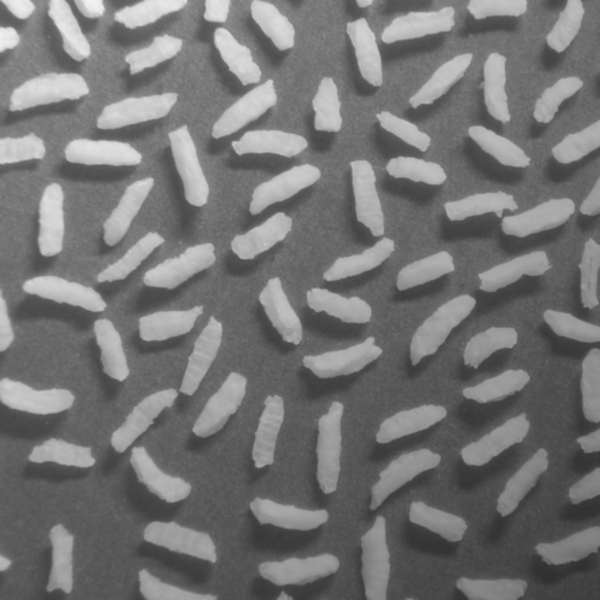
#> input picture images/riceBGgradient.tif, 600 x 600 px
$ jupyter execute 'Practica 3.ipynb'
#> lines starting #> are read from the running program, lines starting #| are printed output that depends on the picture; after the words box and inside, x2 and y2 are one past the last pixel; in counts of white or black regions, pixels touching at a corner belong together
# Practica 3 - TIV

[cell 1]
import numpy as np
import matplotlib.pyplot as plt

from PIL import Image

from scipy.ndimage import convolve, correlate, uniform_filter, gaussian_filter, median_filter, rotate
from scipy.ndimage import prewitt, sobel, laplace

from skimage import filters
from skimage.data import camera
from skimage.util import random_noise
from skimage import feature, color, data, util, exposure
from skimage.morphology import (square, rectangle, diamond, disk, cube,
                                octahedron, ball, octagon, star,
                                binary_erosion, binary_dilation, binary_opening, binary_closing,
                               remove_small_holes, label, convex_hull_image, skeletonize, thin, reconstruction,
                               opening, closing, dilation, erosion)
from skimage.filters import threshold_otsu

 ### 1) Leer y representar la imagen riceBGgradient.tif

[cell 2]
image_path = 'images/riceBGgradient.tif'
img1 = Image.open(image_path)
#> img1 is the input picture: PIL image 600x600 L; min 47, max 243, mean 116.4

# Se exploran algunas propiedades de la imagen a procesar
print('Formato:', img1.format)
#| Formato: TIFF
print('Dimensiones:', img1.size)
#| Dimensiones: (600, 600)
print('Modo de color:', img1.mode)
#| Modo de color: L

# Visualización de la imagen
plt.figure()
plt.imshow(img1, cmap='gray')

### 2) Intenta separar los granos del fondo estableciendo un umbral

[cell 3]
# Convertimos la imagen a un array de NumPy.
image_array = np.array(img1)

# Calculamos y representamos el histograma.
hist_values, hist_bins = exposure.histogram(image_array, normalize=False)
#> hist_values = 197 values, max 6008 at index 42, min 2 at index 196, mean 1827.4; hist_bins = 197 values from 47 to 243
plt.plot(hist_bins, hist_values)
plt.axis([0, 255, 0, 1.01 * hist_values.max()])
plt.title('Distribución de Intensidades')
plt.xlabel('Valor (intensidad)')
plt.ylabel('Frecuencias relativas')
plt.grid()
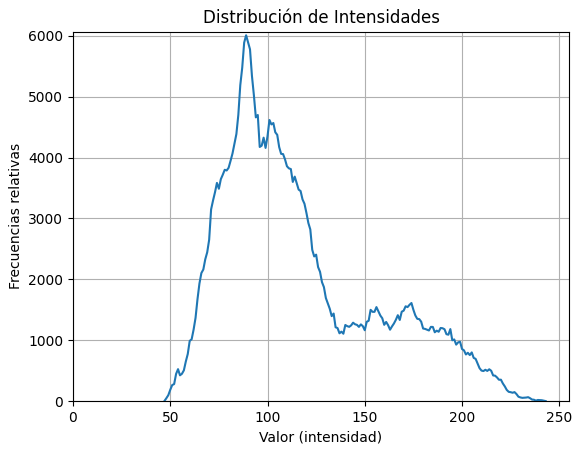
#> figure drawn by matplotlib, 1 panel; curve peaks at x = 89, y = 6008

Observamos que los valores de intensidad en la imagen se encuentran mayormente en el rango de 50 a 250. Utilizando esta información, podemos establecer un umbral mediante la creación de una máscara. Este umbral actuará como un filtro, identificando y preservando los píxeles cuyos valores de intensidad caen dentro de este rango, mientras que los demás serán suprimidos. Este enfoque de umbralización nos permite resaltar características específicas de la imagen basadas en su nivel de intensidad, facilitando la segmentación y destacando áreas de interés.

[cell 4]
# Definimos los umbrales para la máscara.
threshold_min, threshold_max = 143, 255

# Creamos una máscara utilizando la operación lógica AND.
binary_mask = np.logical_and(image_array > threshold_min, image_array < threshold_max)
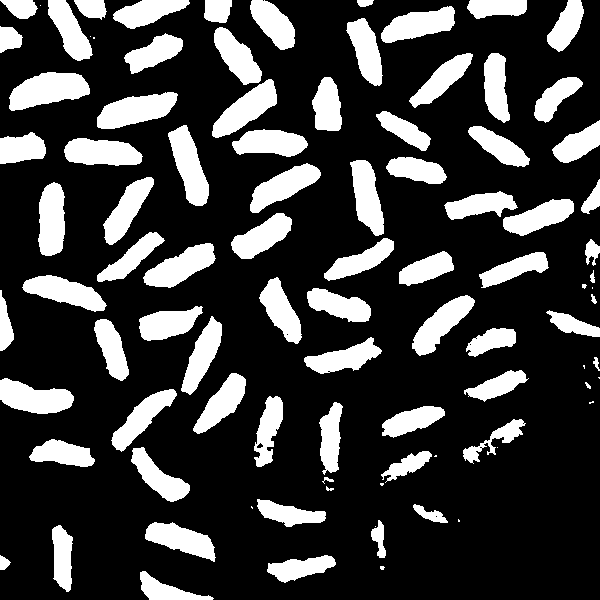
#> binary_mask: shape (600, 600) bool; 23.9% white; 94 white regions (15 under 20 px), largest, box (x1, y1, x2, y2) and area: (9, 72, 90, 111) 2077, (97, 92, 178, 129) 1879, (168, 125, 209, 206) 1779

# Aplicamos la máscara a la imagen original.
segmented_image = image_array * binary_mask

# Visualización de la máscara y la imagen transformada.
plt.figure(figsize=(8, 8))
plt.subplot(121)
plt.imshow(binary_mask, cmap='gray')
plt.title('Área de Interés')
plt.subplot(122)
plt.imshow(segmented_image, cmap='gray')
plt.title('Imagen Segmentada')
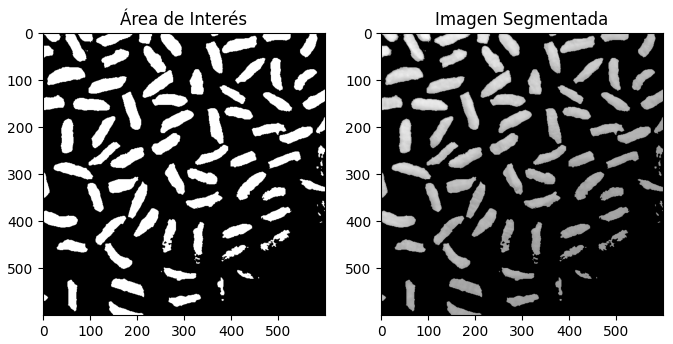
#> figure drawn by matplotlib, 2 panels

El valor mínimo necesario para que el fondo de la máscara esté completamente cubierto es 140. No obstante, al establecer este valor como umbral, observamos que los granos de arroz en la esquina inferior derecha comienzan a desaparecer. Esto se debe a que, en la imagen original, esta esquina es la más oscura, y al fijar un umbral tan alto, se excluyen los granos de arroz que pertenecen a esa región más oscura.

Como no hemos conseguido lo que queremos teniendo en cuenta los valores del histograma, voy a intentar hacer otras pruebas con diferentes umbrales a ver si consigo sacar un mejor resultado.

[cell 5]
# Seleccionamos los umbrales para crear la máscara que extraerá los granos de arroz.
threshold_1, threshold_2 = 50, 175

# Creamos la máscara mediante la operación lógica NOT y AND.
rice_mask = np.logical_not(np.logical_and(image_array[:, :] >= threshold_1, image_array[:, :] <= threshold_2))
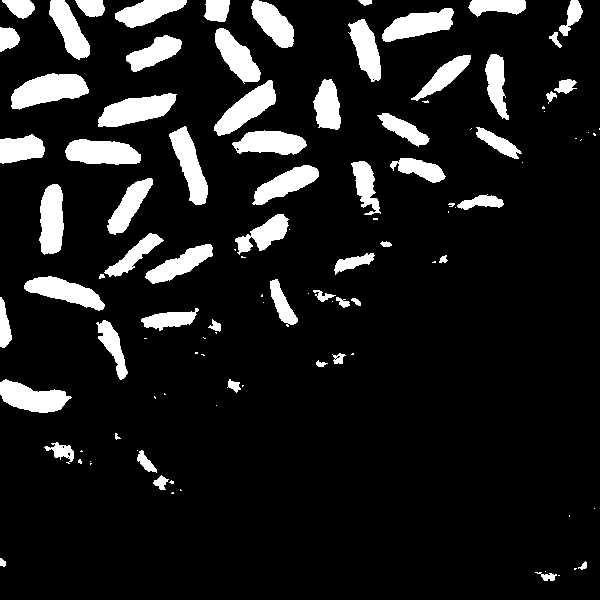
#> rice_mask: shape (600, 600) bool; 11.8% white; 107 white regions (45 under 20 px), largest, box (x1, y1, x2, y2) and area: (11, 73, 89, 110) 1816, (98, 93, 177, 127) 1632, (65, 139, 141, 165) 1529

[cell 6]
# Visualización de la máscara.
plt.imshow(rice_mask, cmap='gray')
plt.title('Máscara de Granos de Arroz')
plt.show()

[cell 7]
# Multiplicación de la máscara con la imagen original para extraer los granos.
rice_extracted_image = np.multiply(image_array, rice_mask)
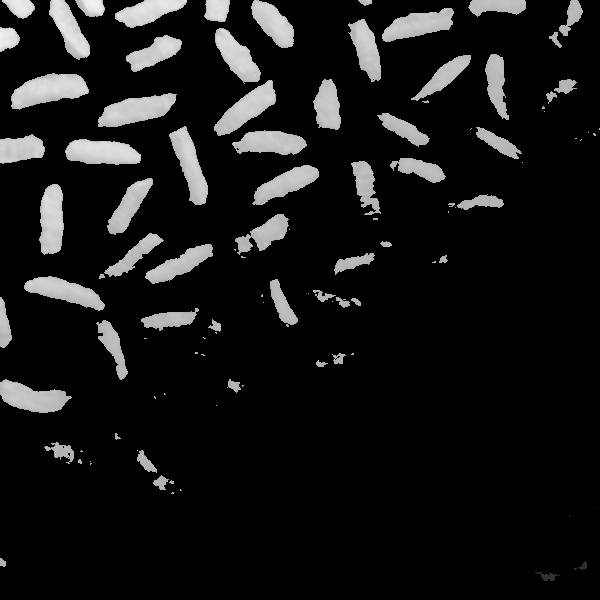
#> rice_extracted_image: shape (600, 600); min 0, max 243, mean 22.9

# Visualización de la imagen con los granos de arroz resaltados.
plt.imshow(rice_extracted_image, cmap='gray')
plt.title('Extracción de Granos de Arroz')
plt.show()

[cell 8]
# Seleccionamos los umbrales para crear la máscara que extraerá los granos de arroz.
threshold_1, threshold_2 = 50, 200

# Creamos la máscara mediante la operación lógica NOT y AND.
rice_mask_updated = np.logical_not(np.logical_and(image_array[:, :] >= threshold_1, image_array[:, :] <= threshold_2))
#> rice_mask_updated: shape (600, 600) bool; 3.8% white; 67 white regions (37 under 20 px), largest, box (x1, y1, x2, y2) and area: (13, 75, 88, 105) 1272, (66, 140, 140, 162) 1147, (116, 0, 187, 27) 1033

# Multiplicamos la máscara con la imagen original para extraer los granos de arroz.
rice_extracted_image_updated = np.multiply(image_array, rice_mask_updated)

# Visualización de la imagen con los granos de arroz resaltados mediante la nueva máscara.
plt.imshow(rice_extracted_image_updated, cmap='gray')
plt.title('Extracción de Granos de Arroz Actualizada')
plt.show()

[cell 9]
# Seleccionamos los umbrales para crear la máscara que extraerá los granos de arroz.
threshold_1, threshold_2 = 100, 150

# Creamos la máscara mediante la operación lógica NOT y AND.
rice_mask_updated = np.logical_not(np.logical_and(image_array[:, :] >= threshold_1, image_array[:, :] <= threshold_2))
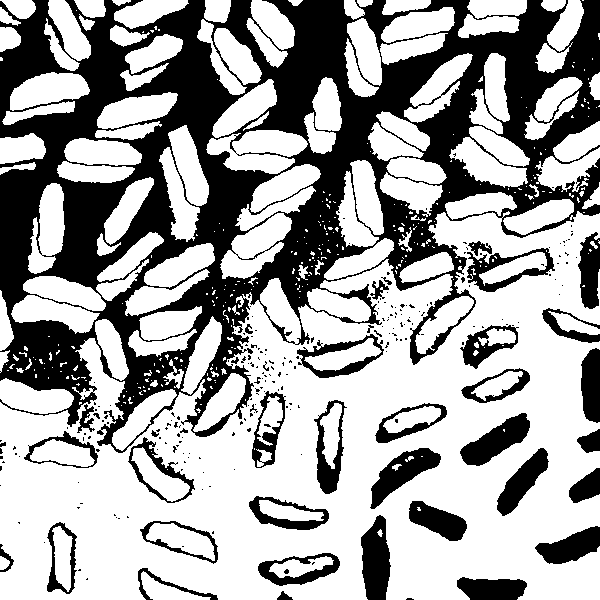
#> rice_mask_updated: shape (600, 600) bool; 63.8% white; 241 black regions (198 under 20 px), largest, box (x1, y1, x2, y2) and area: (0, 0, 600, 453) 101348, (361, 515, 391, 600) 1864, (460, 413, 530, 466) 1734

# Multiplicamos la máscara con la imagen original para extraer los granos de arroz.
rice_extracted_image_updated = np.multiply(image_array, rice_mask_updated)
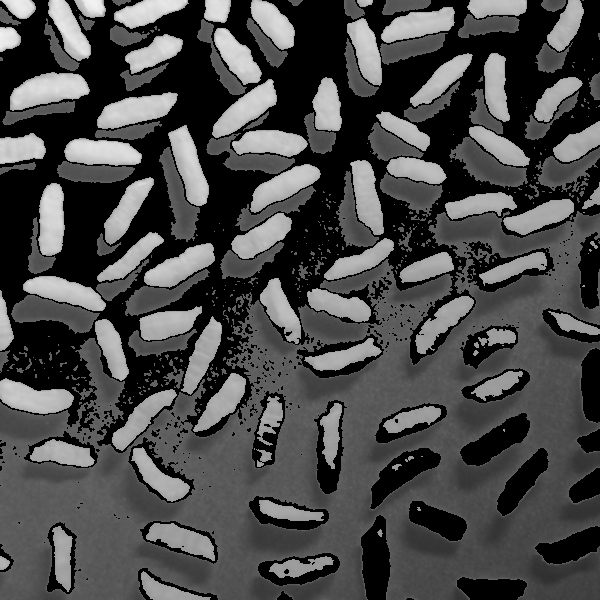
#> rice_extracted_image_updated: shape (600, 600); min 0, max 243, mean 73.7

# Visualización de la imagen con los granos de arroz resaltados mediante la nueva máscara.
plt.imshow(rice_extracted_image_updated, cmap='gray')
plt.title('Extracción de Granos de Arroz Actualizada')
plt.show()

Dado que la imagen no presenta homogeneidad en términos de intensidad, surge la necesidad de igualar el valor de intensidad del fondo para poder aplicar una máscara de manera efectiva. Este proceso de igualación de intensidad busca nivelar las diferencias de luminosidad en la imagen, permitiendo una aplicación más precisa de la máscara y preservando los detalles, incluso en regiones de la imagen que originalmente podrían haber sido afectadas por un umbral alto.

### 3) Como habrás visto, no es posible obtener un resultado satisfactorio debido a la inhomogeneidad en la iluminación. Utiliza una transformación morfológica top-hat para corregir la iluminación, tal y como se ha hecho en clase

[cell 10]
# Estimamos la variación de iluminación del fondo mediante una apertura.
background_variation = opening(image_array, disk(40))  # Apertura con un elemento estructurante circular de radio 40.
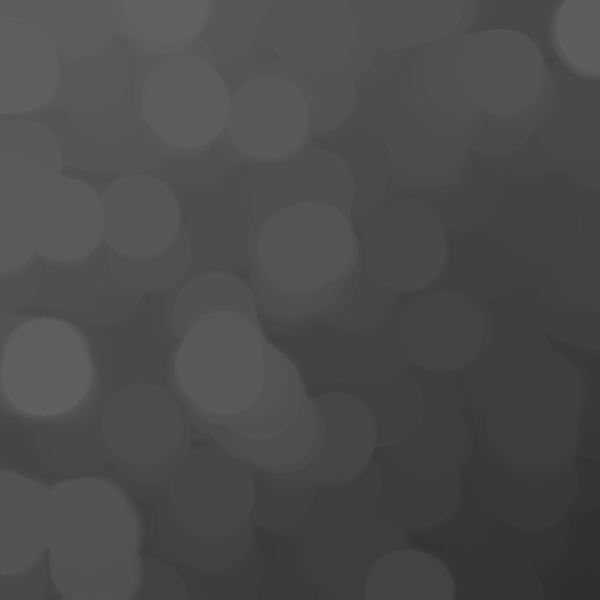
#> background_variation: shape (600, 600); min 47, max 97, mean 75.2
plt.imshow(background_variation, cmap='gray')
plt.title('Variación de Iluminación del Fondo')
plt.show()

[cell 11]
# Visualización de la homogeneización mediante la resta entre la imagen original y la variación de iluminación del fondo.
homogenized_image = image_array - background_variation
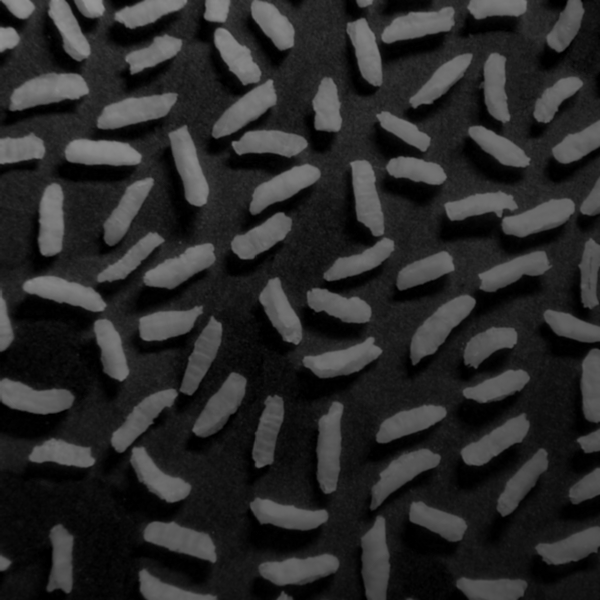
#> homogenized_image: shape (600, 600); min 0, max 151, mean 41.2
plt.imshow(homogenized_image, cmap='gray')
plt.title('Imagen Homogeneizada')
plt.show()

### 4) Busca ahora un umbral. Para buscar el umbral, puedes ayudarte con la función  “skimage.filters.threshold_otsu”

La estrategia adoptada para emplear la función threshold_otsu se fundamenta en la búsqueda de información sobre esta función en la documentación de skimage. A través de un ejemplo proporcionado en la web de skimage, se brinda una comprensión clara y precisa de cómo utilizar esta función. Este enfoque de aprendizaje mediante ejemplos facilita la correcta implementación de threshold_otsu, permitiendo aprovechar las capacidades de umbralización automática que ofrece la función en el procesamiento de imágenes.

[cell 12]
# Calculamos el umbral utilizando la función de Otsu.
otsu_threshold = threshold_otsu(image_array)
#> otsu_threshold = 134

# Creamos una máscara utilizando el umbral calculado.
binary_mask_otsu = np.logical_not(image_array <= otsu_threshold)
#> binary_mask_otsu: shape (600, 600) bool; 26.9% white; 144 white regions (68 under 20 px), largest, box (x1, y1, x2, y2) and area: (203, 0, 278, 138) 4021, (7, 68, 92, 111) 2248, (96, 91, 179, 129) 1981

# Visualización de la máscara generada por el umbral de Otsu.
plt.imshow(binary_mask_otsu, cmap='gray')
plt.title('Máscara mediante Umbral de Otsu')
plt.show()

[cell 13]
# Multiplicamos la máscara con la imagen original para extraer los granos de arroz.
rice_extracted_otsu = np.multiply(image_array, binary_mask_otsu)
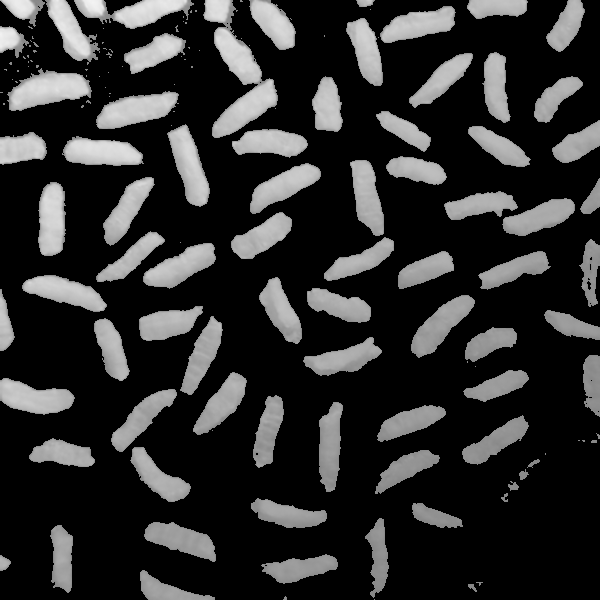
#> rice_extracted_otsu: shape (600, 600); min 0, max 243, mean 46.5

# Visualización de la imagen con los granos de arroz resaltados mediante el umbral de Otsu.
plt.imshow(rice_extracted_otsu, cmap='gray')
plt.title('Granos de Arroz con Umbral de Otsu')
plt.show()

# Mostramos el valor del umbral calculado por la función de Otsu.
print('El umbral calculado por la función de Otsu es:', otsu_threshold)
#| El umbral calculado por la función de Otsu es: 134
